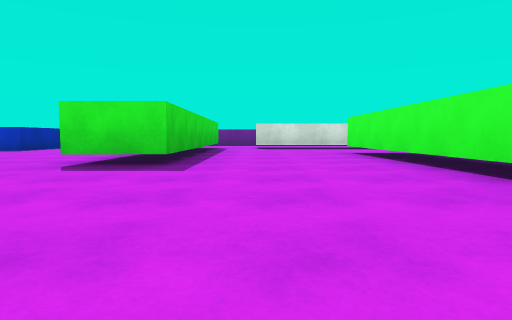
view 1 (above)

16 first-person views from a walk through a scene from a Unity 3-D project. The camera is 0.28 m above the floor, tilts 4° down and sees 75° across. The floor is counted in squares, 1 m on a side. Each view is taken from the middle of a square. On the plan, view 1 faces up. The plan holds only what a view shows up to about 9 squares ahead; the rest is blank. The player character is not drawn. Surface patterns are stand-ins for the level's own textures.

view 2
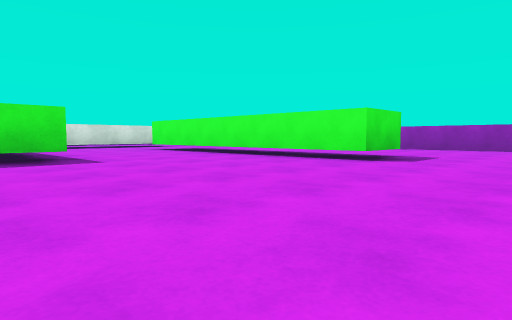

view 3
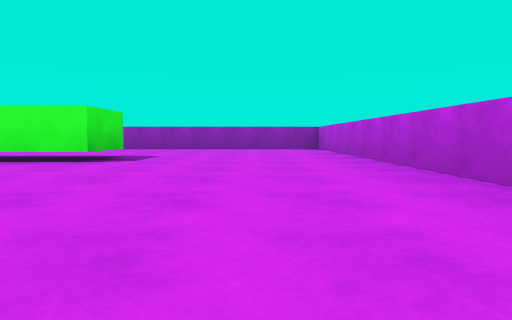

view 4
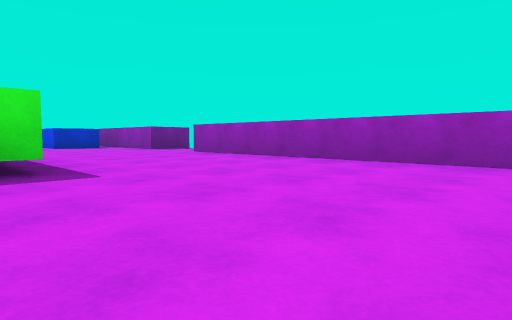

view 5
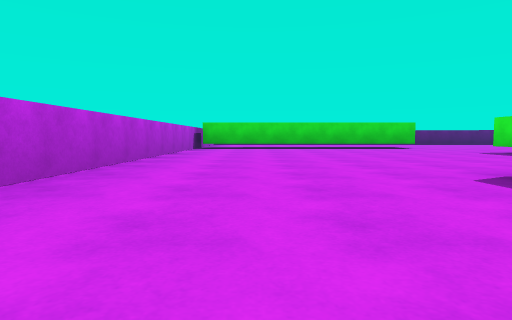

view 6
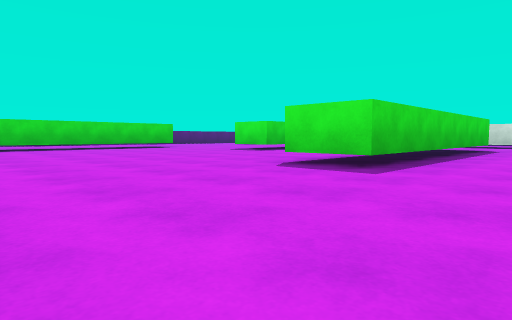

view 7
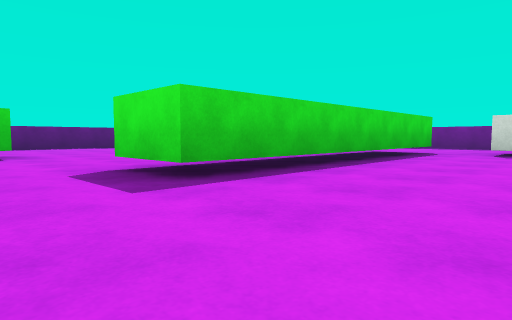

view 8
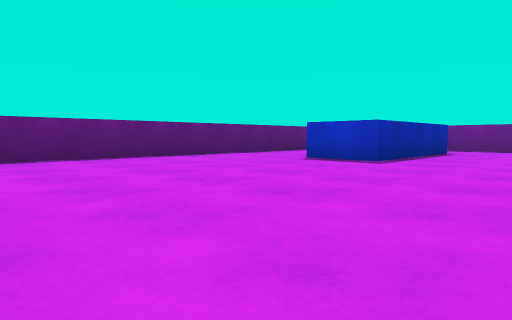

view 9
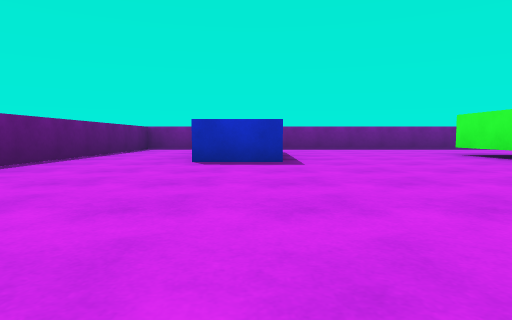

view 10
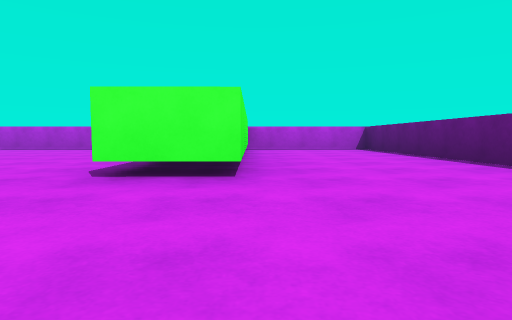

view 11
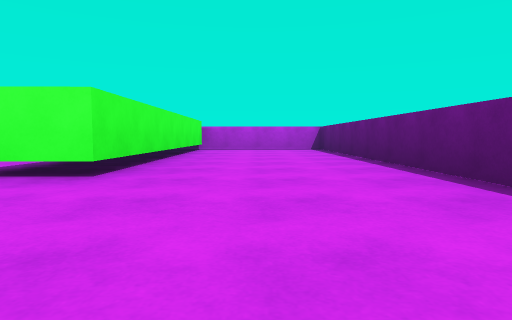

view 12
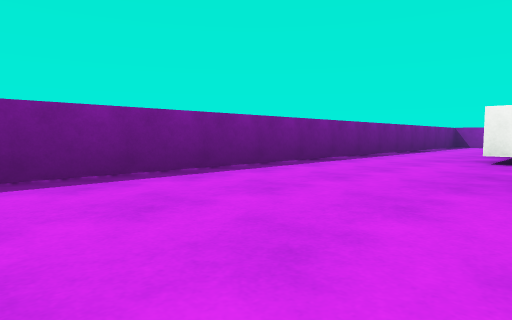

view 13
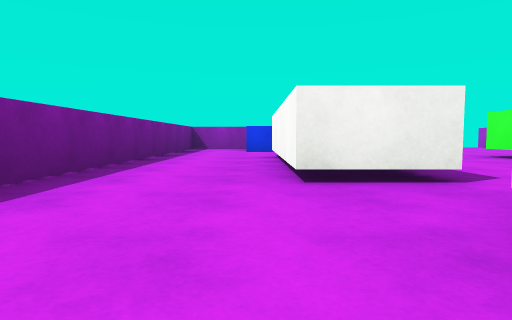

view 14
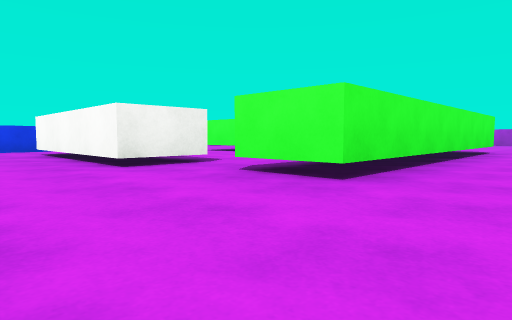

view 15
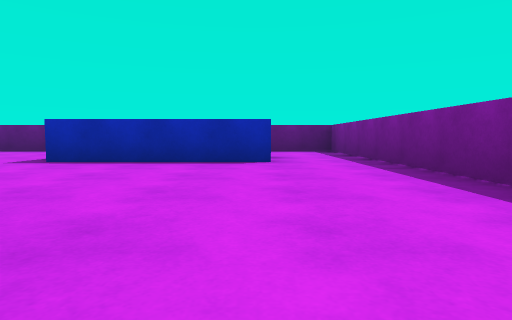

view 16
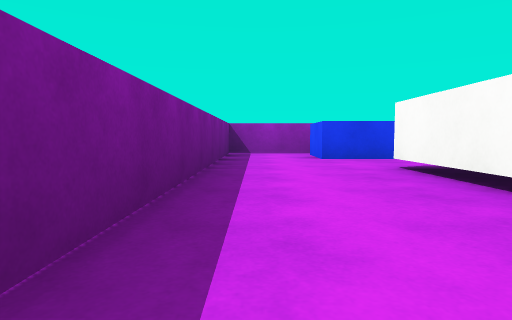

### Floor plan
Key: @ floor where view 1 was taken; # wall or solid block; . floor.
Columns run from 8 left of view 1 to 7 right of it. Each row starts with its distance up from view 1.
 11 ###############
 10 #.............#
  9 #..#....#######
  8 #..#..#########
  7 #..#..##....###
  6 #.....##......#
  5 #.....##..#...##
  4 #.....##..#....
  3 #.........#...##
  2 #..##.....#...#
  1 #..##.....#...#
  0 #..##...@.....#
 -1 #..##.........#
 -2 #..##.........#
 -3 ###############

Where each view was taken, in squares from view 1:
view 1: 0 up, 0 right, facing up
view 2: 1 down, 2 left, facing up-right
view 3: 1 down, 2 left, facing right
view 4: 2 down, 2 right, facing up-right
view 5: 1 down, 4 right, facing left
view 6: 2 down, 4 right, facing up-left
view 7: 2 up, 1 right, facing up-left
view 8: 3 up, 3 left, facing up-left
view 9: 3 up, 5 left, facing up
view 10: 5 up, 5 left, facing down
view 11: 5 up, 6 left, facing down
view 12: 8 up, 4 left, facing up-right
view 13: 9 up, 2 left, facing right
view 14: 10 up, 3 left, facing down-right
view 15: 9 up, 1 left, facing left
view 16: 10 up, 0 right, facing right
